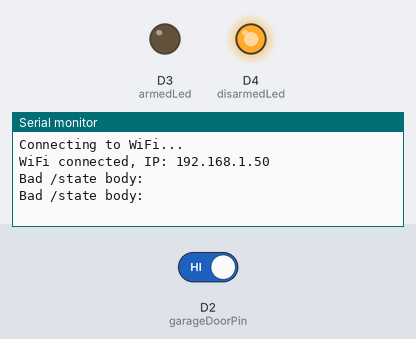
This sketch was run on a simulated Arduino Uno R4 WiFi. On the bench: output pins drawn as LEDs (lit = HIGH), the last lines printed to the serial monitor. Inputs (shaded band) come from the test bench; at power-on: D2 (garageDoorPin) HIGH. WiFi joins after 1.5 s; servers stay silent unless stated; uploads are accepted with an empty reply.

Above: at 3.0 s.
3.1 s: D2 (garageDoorPin) driven LOW
At 3.36 s:
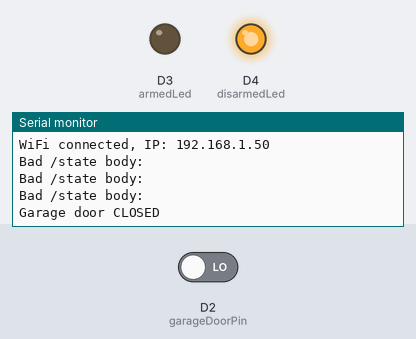
4.9 s: D2 (garageDoorPin) driven HIGH
At 5.31 s:
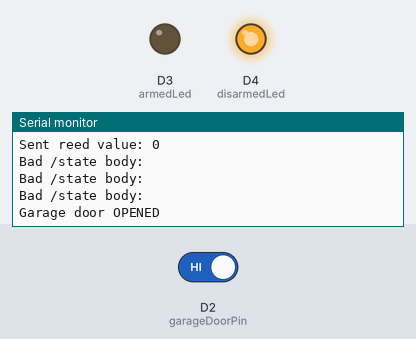

Measured:
- after the input at 3.1 s, the serial monitor: prints a new line after 0.06 s (image 1)
- after the input at 4.9 s, the serial monitor: prints a new line after 0.21 s (image 2)

The sketch:

GarageSketch.ino
```cpp
#include <WiFiS3.h>


// WiFi

const char WIFI_SSID[] = "NETWORK X50-1";
const char WIFI_PASS[] = "...";

IPAddress EDGE_HOST(192, 168, 68, 70);
const int EDGE_PORT = 5010;

const unsigned long HTTP_TIMEOUT_MS  = 2000;
const unsigned long POLL_INTERVAL_MS = 500;


// Pins

const int garageDoorPin = 2;
const int disarmedLed   = 4;
const int armedLed      = 3;
const int buzzerPin     = 5;


// State

int lastDoorState = -1;

bool appliedArmed  = false;
bool appliedBuzzer = false;

unsigned long lastPoll = 0;


// WiFi

void connectWiFi() {
  Serial.println("Connecting to WiFi...");
  WiFi.disconnect();
  WiFi.begin(WIFI_SSID, WIFI_PASS);

  while (WiFi.status() != WL_CONNECTED) {
    delay(1000);
    Serial.print(".");
  }

  // Wait for DHCP
  while (WiFi.localIP() == IPAddress(0, 0, 0, 0)) {
    delay(500);
    Serial.print(".");
  }

  Serial.println();
  Serial.print("WiFi connected, IP: ");
  Serial.println(WiFi.localIP());
}


bool httpRequest(const char* method, const String& path,
                 const String& body, String& responseBody) {

  WiFiClient client;

  if (!client.connect(EDGE_HOST, EDGE_PORT)) {
    client.stop();
    Serial.print("Edge connect failed: ");
    Serial.println(path);
    return false;
  }

  String req = String(method) + " " + path + " HTTP/1.1\r\n";
  req += "Host: " + EDGE_HOST.toString() + "\r\n";
  req += "Connection: close\r\n";

  if (body.length() > 0) {
    req += "Content-Type: application/json\r\n";
    req += "Content-Length: " + String(body.length()) + "\r\n";
  }

  req += "\r\n";
  req += body;

  client.print(req);

  String response = "";
  unsigned long start = millis();

  while ((client.connected() || client.available()) &&
         millis() - start < HTTP_TIMEOUT_MS) {
    while (client.available()) {
      response += (char)client.read();
    }
  }

  client.stop();

  if (!response.startsWith("HTTP/1.1 200") &&
      !response.startsWith("HTTP/1.0 200")) {
    Serial.print("Edge error on ");
    Serial.print(path);
    Serial.print(": ");
    Serial.println(response.length() ? response.substring(0, response.indexOf('\n'))
                                     : String("(no response)"));
    return false;
  }

  int bodyStart = response.indexOf("\r\n\r\n");
  responseBody = (bodyStart == -1) ? "" : response.substring(bodyStart + 4);
  responseBody.trim();
  return true;
}


void sendDoorState(int value) {
  String body = "{\"reed\":" + String(value) + "}";
  String reply;

  if (httpRequest("POST", "/sensor", body, reply)) {
    Serial.print("Sent reed value: ");
    Serial.println(value);
  }
}


void applyState(bool armed, bool buzzer) {

  if (armed != appliedArmed) {
    digitalWrite(armedLed,    armed ? HIGH : LOW);
    digitalWrite(disarmedLed, armed ? LOW  : HIGH);
    appliedArmed = armed;

    Serial.println(armed ? "Garage ARMED" : "Garage DISARMED");
  }

  if (buzzer != appliedBuzzer) {
    if (buzzer) {
      tone(buzzerPin, 2000);
    } else {
      noTone(buzzerPin);
    }
    appliedBuzzer = buzzer;

    Serial.println(buzzer ? "Buzzer ON" : "Buzzer OFF");
  }
}


void pollState() {
  String body;
  String path = "/state?reed=" + String(lastDoorState);

  if (!httpRequest("GET", path, "", body)) {
    return;
  }

  if (body.length() < 3 || body.charAt(1) != ',') {
    Serial.print("Bad /state body: ");
    Serial.println(body);
    return;
  }

  applyState(body.charAt(0) == '1', body.charAt(2) == '1');
}


void setup() {
  Serial.begin(9600);

  pinMode(garageDoorPin, INPUT_PULLUP);
  pinMode(disarmedLed, OUTPUT);
  pinMode(armedLed, OUTPUT);
  pinMode(buzzerPin, OUTPUT);

  digitalWrite(disarmedLed, HIGH);
  digitalWrite(armedLed, LOW);
  noTone(buzzerPin);

  connectWiFi();

  lastDoorState = digitalRead(garageDoorPin);

  pollState();
  lastPoll = millis();
}


void loop() {

  if (WiFi.status() != WL_CONNECTED) {
    Serial.println("WiFi lost");
    connectWiFi();
  }


  int reading = digitalRead(garageDoorPin);

  if (reading != lastDoorState) {
    delay(50);
    reading = digitalRead(garageDoorPin);

    if (reading != lastDoorState) {
      lastDoorState = reading;
      Serial.println(reading == HIGH ? "Garage door OPENED" : "Garage door CLOSED");

      sendDoorState(lastDoorState);
      pollState();
      lastPoll = millis();
    }
  }

  if (millis() - lastPoll > POLL_INTERVAL_MS) {
    lastPoll = millis();
    pollState();
  }
}
```
